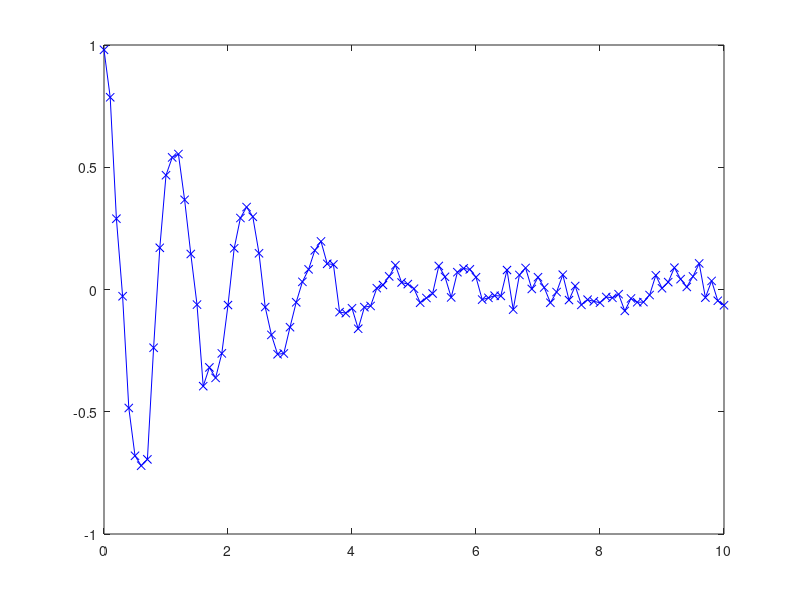

Write MATLAB code to recreate this figure. (Note: this script raises an error after producing the figure.)
load('expdecaycos_2.mat')
plot(t,Smeas,'-bx')


% Step 2: Make an initial guess
S0 = 7.1;
T = 1.3;
freq = 1.1;
x0 =[ S0, T, freq];
S = Smode(x0, t);

% Plot them together,
plot( t, Smeas, '-bx', t, S, '-rx')
legend('Smeas', 'Smodel')

Sresidual = S - Smeas;

plot( t, Smeas, '-bx', t, S, '-rx',t, Sresidual, '-kx')
legend('Smeas', 'Smodel','Sresidual')

% Ccalculate cost
cost =  sum(Sresidual.^2);
fprintf('Cost = %f\n', cost)

fcost = @(x)costSmode(x, t, Smeas);
[x,fval] = fminunc(fcost,x0);

Sfit = Smode(x,t);
Sresidual = Sfit - Smeas;
plot( t, Smeas, '-bx', t, Sfit, '-rx',t, Sresidual, '-kx')
legend('Smeas', 'Sfit','Sresidual')

fprintf('Solution: S0=%f, T=%f, freq=%f\n', x(1), x(2), x(3));
